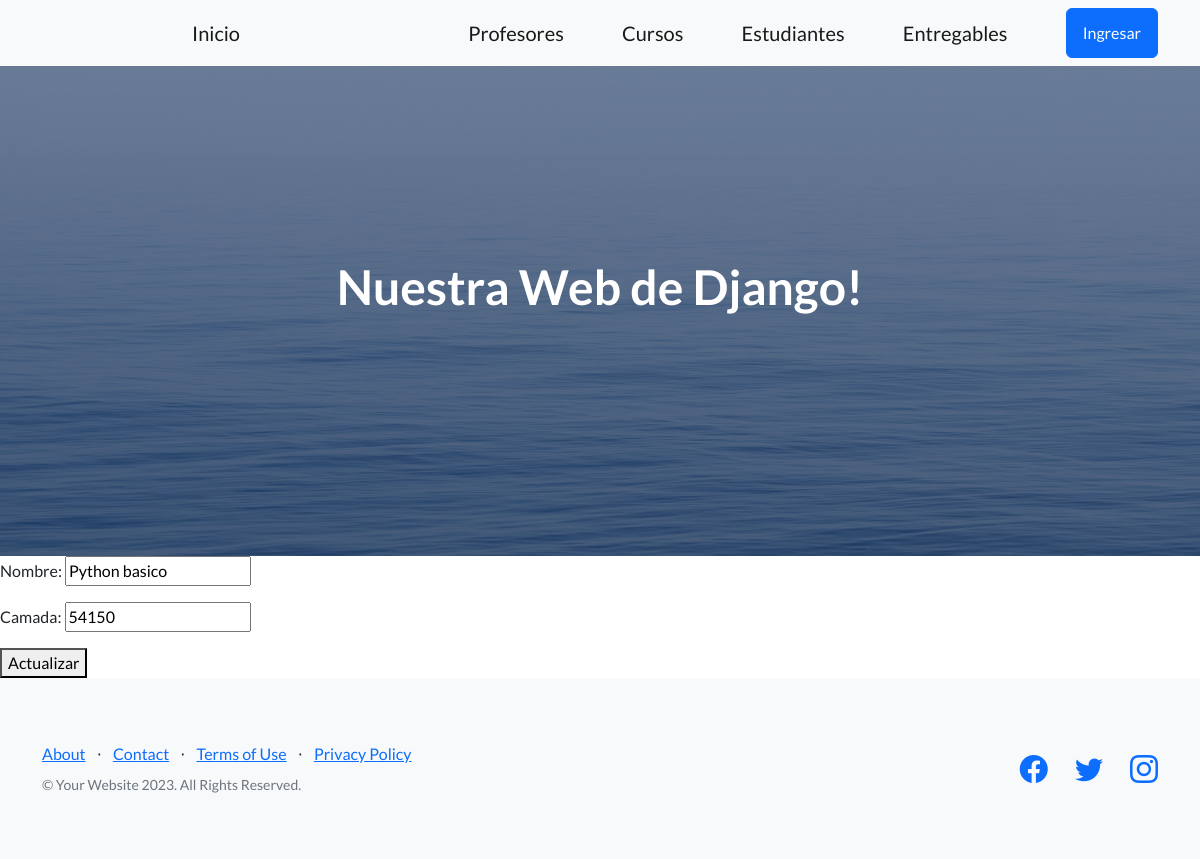
The page /app-coder/actualiza-curso/1 on the database as committed earlier.
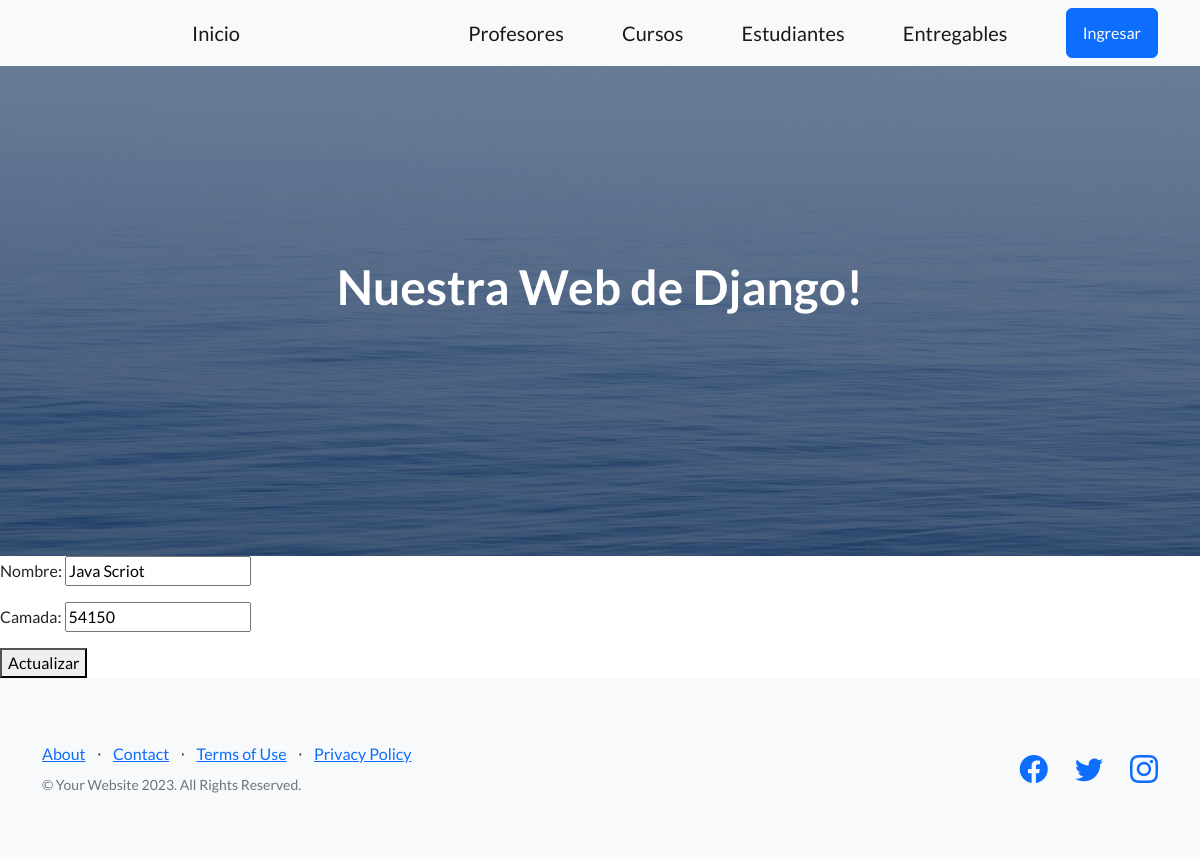
The same page on the database as committed later.
### AppCoder/models.py (models this page shows, shortened)
class Curso(models.Model):
    nombre = models.CharField(max_length=40)
    camada = models.IntegerField()

### AppCoder/views.py (the view)
# urls.py: path('actualiza-curso/<pk>', CursoUpdate.as_view(), name='ActualizaCurso'),
class CursoUpdate(UpdateView):
    model = Curso
    template_name = 'curso_update.html'
    fields = ('__all__')
    success_url = "/app-coder/inicio/"
    context_object_name = "curso"

### AppCoder/templates/curso_update.html
{% extends "padre.html" %}
{% block  contenidoQueCambia %}
<form action="{% url 'ActualizaCurso' curso.id %}" method="post">{% csrf_token %}
    {{form.as_p}}
    <button type="submit"> Actualizar </button>
</form>
{% endblock contenidoQueCambia %}

Rows that differ between the two databases and show on the page:
changed Curso: nombre "Python basico" → "Java Scriot"
